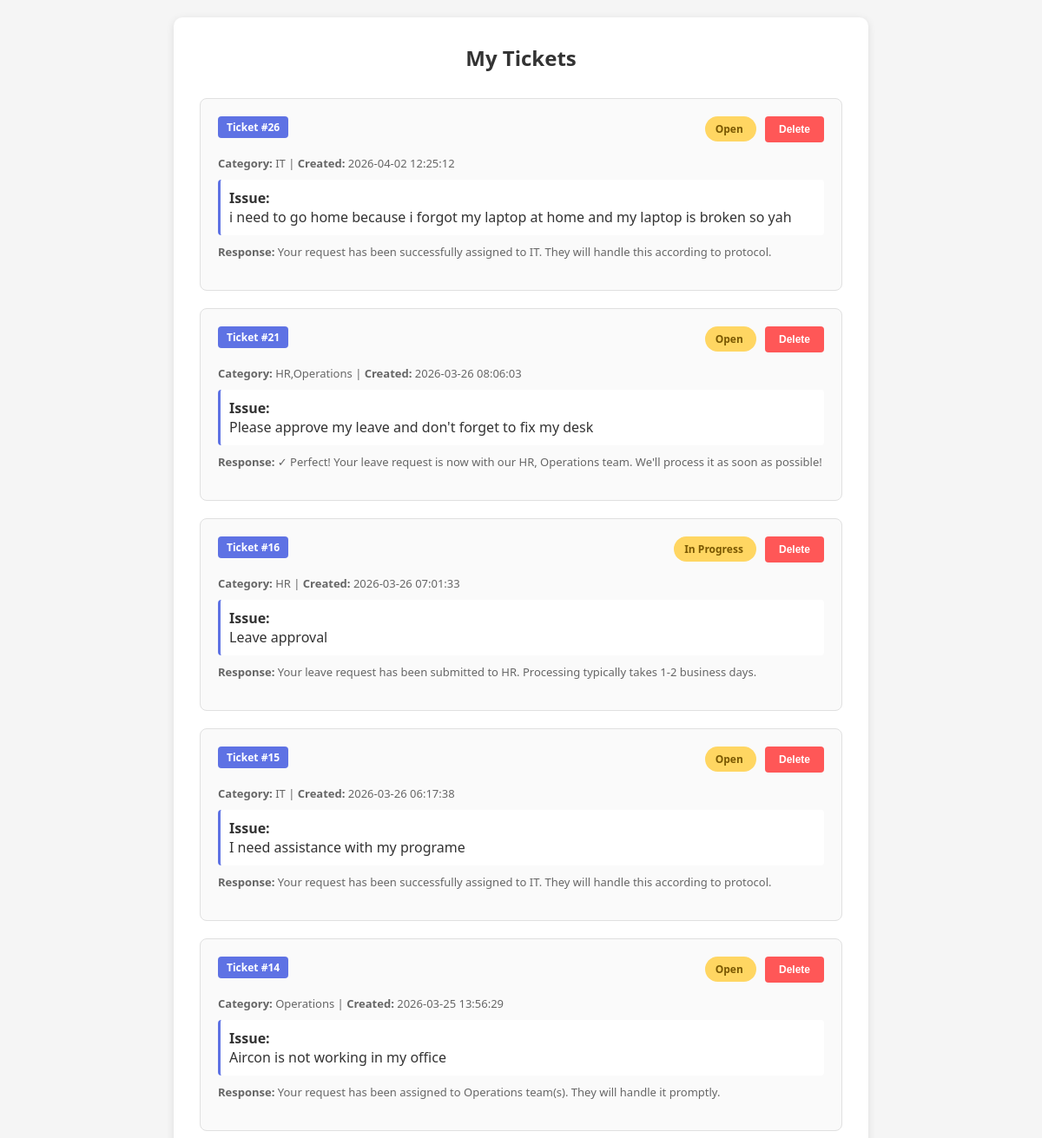
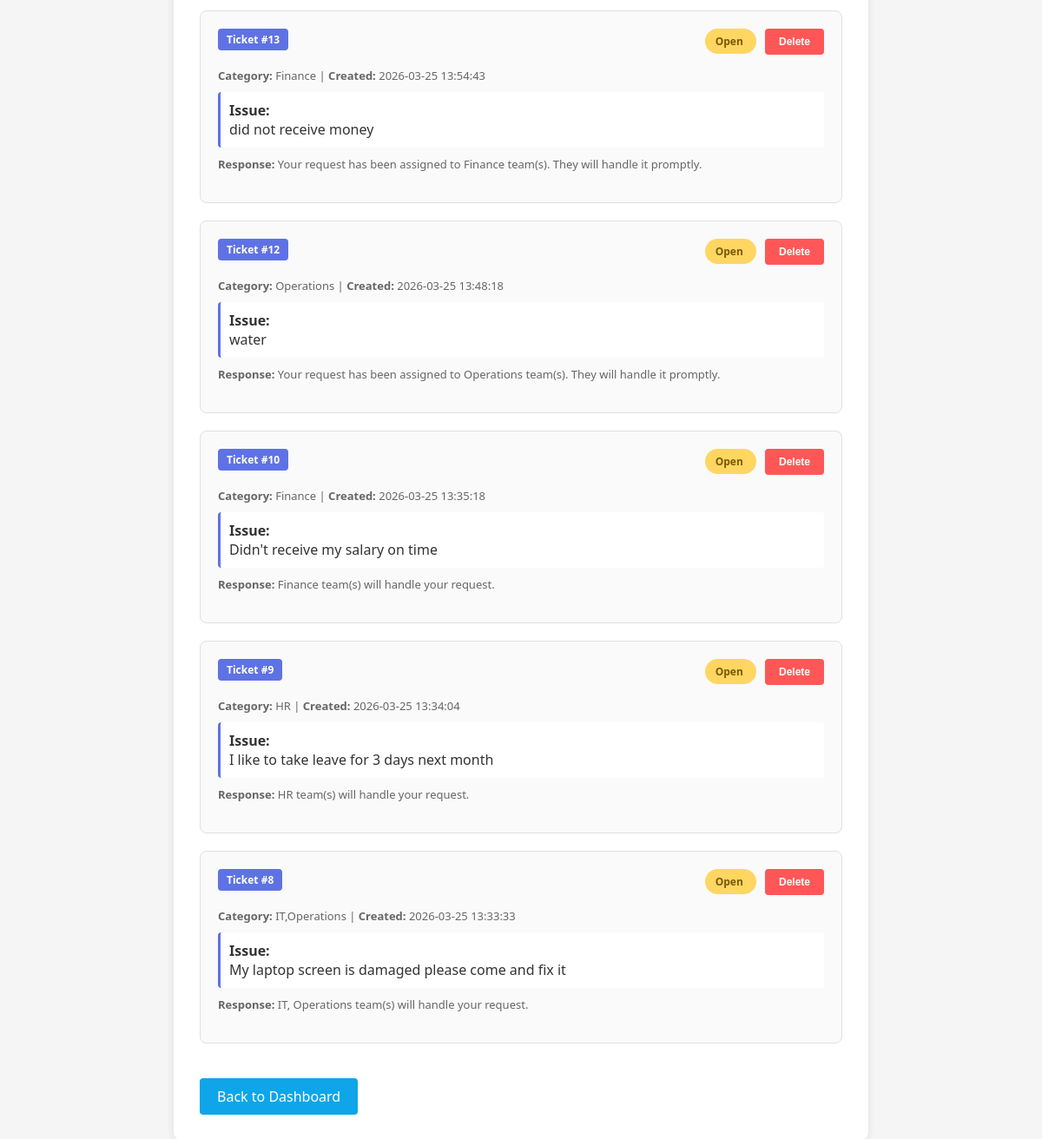
Page /view (signed in) on the committed database (2 pictures, top to bottom).
### tables this page shows
CREATE TABLE tickets (
        id INTEGER PRIMARY KEY AUTOINCREMENT,
        ticket_text TEXT,
        category TEXT,
        tone TEXT,
        response TEXT,
        user_id INTEGER,
        status TEXT DEFAULT 'Open',
        created_at TIMESTAMP DEFAULT CURRENT_TIMESTAMP,
        FOREIGN KEY (user_id) REFERENCES users(id)
    );

### app.py (the view)
@app.route("/view")
@login_required
def view():
    conn = get_db()
    cursor = conn.cursor()
    try:
        if session['role'] == 'admin':
            cursor.execute("SELECT * FROM tickets ORDER BY created_at DESC")
        else:
            cursor.execute("SELECT * FROM tickets WHERE user_id = ? ORDER BY created_at DESC", (session['user_id'],))
        tickets = cursor.fetchall()
    except sqlite3.DatabaseError as db_err:
        conn.close()
        return render_template("view.html", tickets=[], role=session.get('role', 'user'), error=str(db_err))
    conn.close()
    return render_template("view.html", tickets=tickets, role=session.get('role', 'user'))

### app.py (called while the page is built)
def login_required(f):
    @wraps(f)
    def decorated_function(*args, **kwargs):
        if 'user_id' not in session:
            return redirect(url_for('login'))
        return f(*args, **kwargs)
    return decorated_function

def get_db():
    conn = sqlite3.connect(DB_PATH)
    conn.row_factory = sqlite3.Row
    return conn

### templates/view.html (shortened to what this page needs)
<!DOCTYPE html>
<html>
<head>
</head>
<body>
    <div class="container">
        <h2>{% if role == 'admin' %}All Tickets{% else %}My Tickets{% endif %}</h2>
        {% if tickets %}
            {% for t in tickets %}
                <div class="ticket-item">
                    <div class="ticket-header">
                        <span class="ticket-id">Ticket #{{ t['id'] }}</span>
                        <div>
                            <span class="status-badge {% if t['status'] == 'Open' %}status-open{% elif t['status'] == 'Closed' %}status-closed{% else %}status-open{% endif %}">
                                {{ t['status'] }}
                            </span>
                            <form method="POST" action="{{ url_for('delete_ticket', ticket_id=t['id']) }}" style="display: inline; margin-left: 10px;" onsubmit="return confirm('Are you sure you want to delete this ticket?')">
                                <button type="submit" class="delete-btn">Delete</button>
                            </form>
                        </div>
                    </div>
                    <div class="ticket-content">
                        <div class="ticket-meta">
                            <strong>Category:</strong> {{ t['category'] }} | <strong>Created:</strong> {{ t['created_at'] }}
                        </div>
                        <div class="ticket-text">
                            <strong>Issue:</strong><br>
                            {{ t['ticket_text'] }}
                        </div>
                        <div class="ticket-meta">
                            <strong>Response:</strong> {{ t['response'] }}
                        </div>
                    </div>
                </div>
            {% endfor %}
        {% endif %}
        <a href="{{ url_for('dashboard') }}" class="back-btn">Back to Dashboard</a>
    </div>
</body>
</html>

### templates/view.html (style rules this page uses)
* { margin: 0; padding: 0; box-sizing: border-box; }
body { font-family: 'Segoe UI', Tahoma, Geneva, Verdana, sans-serif; background-color: #f5f5f5; padding: 20px; }
.container { max-width: 800px; margin: 0 auto; background: white; border-radius: 10px; box-shadow: 0 2px 10px rgba(0, 0, 0, 0.1); padding: 30px; }
h2 { color: #333; margin-bottom: 30px; text-align: center; }
.ticket-item { border: 1px solid #e0e0e0; border-radius: 8px; padding: 20px; margin-bottom: 20px; background-color: #fafafa; position: relative; }
.ticket-header { display: flex; justify-content: space-between; align-items: start; margin-bottom: 15px; }
.ticket-id { background-color: #5e72e4; color: white; padding: 4px 10px; border-radius: 4px; font-size: 12px; font-weight: 600; }
.status-badge { padding: 6px 12px; border-radius: 20px; font-size: 12px; font-weight: 600; }
.status-open { background-color: #ffd662; color: #7a5802; }
.ticket-content { margin-bottom: 15px; }
.ticket-text { color: #333; margin: 10px 0; padding: 10px; background-color: white; border-left: 3px solid #5e72e4; border-radius: 4px; }
.ticket-meta { color: #666; font-size: 13px; margin: 10px 0; }
.delete-btn { background-color: #ff5757; color: white; border: none; padding: 8px 16px; border-radius: 4px; cursor: pointer; font-size: 12px; font-weight: 600; transition: background-color 0.3s ease; }
.back-btn { display: inline-block; background-color: #0ea5e9; color: white; text-decoration: none; padding: 10px 20px; border-radius: 4px; margin-top: 20px; transition: background-color 0.3s ease; }

### rows in the picture
tickets: id "26", status "Open", category "IT", created_at "2026-04-02 12:25:12", ticket_text "i need to go home because i forgot my laptop at home and my laptop is broken so yah", response "Your request has been successfully assigned to IT. They will handle this according to protocol."
tickets: id "21", status "Open", category "HR,Operations", created_at "2026-03-26 08:06:03", ticket_text "Please approve my leave and don't forget to fix my desk", response "✓ Perfect! Your leave request is now with our HR, Operations team. We'll process it as soon as possible!"
tickets: id "16", status "In Progress", category "HR", created_at "2026-03-26 07:01:33", ticket_text "Leave approval", response "Your leave request has been submitted to HR. Processing typically takes 1-2 business days."
tickets: id "15", status "Open", category "IT", created_at "2026-03-26 06:17:38", ticket_text "I need assistance with my programe", response "Your request has been successfully assigned to IT. They will handle this according to protocol."
tickets: id "14", status "Open", category "Operations", created_at "2026-03-25 13:56:29", ticket_text "Aircon is not working in my office", response "Your request has been assigned to Operations team(s). They will handle it promptly."
tickets: id "13", status "Open", category "Finance", created_at "2026-03-25 13:54:43", ticket_text "did not receive money", response "Your request has been assigned to Finance team(s). They will handle it promptly."
tickets: id "12", status "Open", category "Operations", created_at "2026-03-25 13:48:18", ticket_text "water", response "Your request has been assigned to Operations team(s). They will handle it promptly."
tickets: id "10", status "Open", category "Finance", created_at "2026-03-25 13:35:18", ticket_text "Didn't receive my salary on time", response "Finance team(s) will handle your request."
tickets: id "9", status "Open", category "HR", created_at "2026-03-25 13:34:04", ticket_text "I like to take leave for 3 days next month", response "HR team(s) will handle your request."
tickets: id "8", status "Open", category "IT,Operations", created_at "2026-03-25 13:33:33", ticket_text "My laptop screen is damaged please come and fix it", response "IT, Operations team(s) will handle your request."
